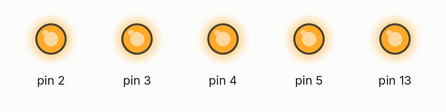
Simulated run of this sketch. Board: Arduino Uno, built with avr-gcc and run on an emulated ATmega328P. Shown: output pins drawn as LEDs (lit = HIGH).

Above: at 0.5 s.
At 3.5 s:
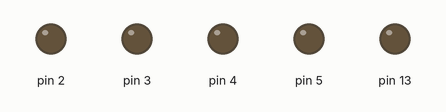
Timing chart, 0 to 4.6 s (numbered marks = the images above):
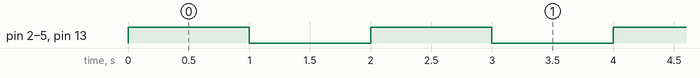

The sketch:

sketch_jun17a_Lab1_1_2.ino
```cpp
void setup() {
  // put your setup code here, to run once:
  pinMode(13,OUTPUT);
  pinMode(2,OUTPUT);
  pinMode(3,OUTPUT);
  pinMode(4,OUTPUT);
  pinMode(5,OUTPUT);
}

void loop() {
  // put your main code here, to run repeatedly:
  digitalWrite(13,HIGH);
  digitalWrite(2,HIGH);
  digitalWrite(3,HIGH);
  digitalWrite(4,HIGH);
  digitalWrite(5,HIGH);
  delay(1000);
  digitalWrite(13,LOW);
  digitalWrite(2,LOW);
  digitalWrite(3,LOW);
  digitalWrite(4,LOW);
  digitalWrite(5,LOW);
  delay(1000);
}
```

Measured:
- by itself, pin 2–5, pin 13: alternates HIGH for 1.0 s and LOW for 1.0 s
